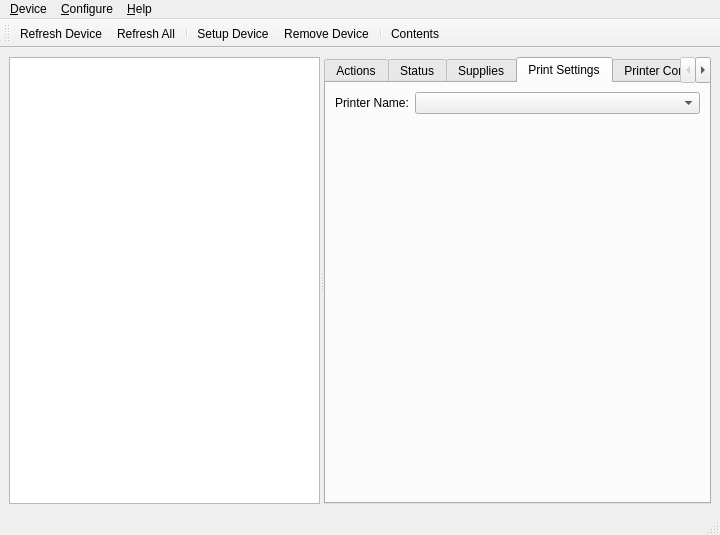
<ui version="4.0" >
 <class>MainWindow</class>
 <widget class="QMainWindow" name="MainWindow" >
  <property name="windowModality" >
   <enum>Qt::ApplicationModal</enum>
  </property>
  <property name="geometry" >
   <rect>
    <x>0</x>
    <y>0</y>
    <width>720</width>
    <height>535</height>
   </rect>
  </property>
  <property name="windowTitle" >
   <string>HP Device Manager</string>
  </property>
  <widget class="QWidget" name="centralwidget" >
   <layout class="QGridLayout" >
    <item row="0" column="0" >
     <widget class="QSplitter" name="splitter" >
      <property name="orientation" >
       <enum>Qt::Horizontal</enum>
      </property>
      <widget class="QListWidget" name="DeviceList" >
       <property name="movement" >
        <enum>QListView::Free</enum>
       </property>
       <property name="flow" >
        <enum>QListView::TopToBottom</enum>
       </property>
       <property name="resizeMode" >
        <enum>QListView::Adjust</enum>
       </property>
       <property name="spacing" >
        <number>10</number>
       </property>
       <property name="viewMode" >
        <enum>QListView::IconMode</enum>
       </property>
       <property name="uniformItemSizes" >
        <bool>true</bool>
       </property>
       <property name="wordWrap" >
        <bool>true</bool>
       </property>
       <property name="selectionRectVisible" >
        <bool>false</bool>
       </property>
      </widget>
      <widget class="QTabWidget" name="Tabs" >
       <property name="sizePolicy" >
        <sizepolicy vsizetype="Expanding" hsizetype="Fixed" >
         <horstretch>0</horstretch>
         <verstretch>0</verstretch>
        </sizepolicy>
       </property>
       <property name="currentIndex" >
        <number>3</number>
       </property>
       <widget class="QWidget" name="Actions" >
        <attribute name="title" >
         <string>Actions</string>
        </attribute>
        <layout class="QGridLayout" >
         <item row="0" column="0" >
          <widget class="QListWidget" name="ActionsList" >
           <property name="spacing" >
            <number>10</number>
           </property>
           <property name="viewMode" >
            <enum>QListView::ListMode</enum>
           </property>
           <property name="uniformItemSizes" >
            <bool>true</bool>
           </property>
           <property name="wordWrap" >
            <bool>true</bool>
           </property>
          </widget>
         </item>
        </layout>
       </widget>
       <widget class="QWidget" name="Status" >
        <attribute name="title" >
         <string>Status</string>
        </attribute>
        <layout class="QGridLayout" >
         <item row="0" column="0" >
          <layout class="QHBoxLayout" >
           <item>
            <spacer>
             <property name="orientation" >
              <enum>Qt::Horizontal</enum>
             </property>
             <property name="sizeHint" >
              <size>
               <width>21</width>
               <height>40</height>
              </size>
             </property>
            </spacer>
           </item>
           <item>
            <widget class="QLabel" name="LCD" >
             <property name="sizePolicy" >
              <sizepolicy vsizetype="Fixed" hsizetype="Fixed" >
               <horstretch>0</horstretch>
               <verstretch>0</verstretch>
              </sizepolicy>
             </property>
             <property name="minimumSize" >
              <size>
               <width>254</width>
               <height>40</height>
              </size>
             </property>
             <property name="maximumSize" >
              <size>
               <width>254</width>
               <height>40</height>
              </size>
             </property>
             <property name="text" >
              <string/>
             </property>
            </widget>
           </item>
           <item>
            <spacer>
             <property name="orientation" >
              <enum>Qt::Horizontal</enum>
             </property>
             <property name="sizeHint" >
              <size>
               <width>21</width>
               <height>40</height>
              </size>
             </property>
            </spacer>
           </item>
          </layout>
         </item>
         <item row="1" column="0" >
          <widget class="QTableWidget" name="StatusTable" />
         </item>
        </layout>
       </widget>
       <widget class="QWidget" name="Supplies" >
        <attribute name="title" >
         <string>Supplies</string>
        </attribute>
        <layout class="QGridLayout" >
         <item row="0" column="0" >
          <widget class="QTableWidget" name="SuppliesTable" />
         </item>
        </layout>
       </widget>
       <widget class="QWidget" name="Settings" >
        <attribute name="title" >
         <string>Print Settings</string>
        </attribute>
        <layout class="QGridLayout" >
         <item row="0" column="0" >
          <layout class="QHBoxLayout" >
           <item>
            <widget class="QLabel" name="PrintSettingsPrinterNameLabel" >
             <property name="text" >
              <string>Printer Name:</string>
             </property>
            </widget>
           </item>
           <item>
            <widget class="QComboBox" name="PrintSettingsPrinterNameCombo" >
             <property name="sizePolicy" >
              <sizepolicy vsizetype="Fixed" hsizetype="Expanding" >
               <horstretch>0</horstretch>
               <verstretch>0</verstretch>
              </sizepolicy>
             </property>
            </widget>
           </item>
          </layout>
         </item>
         <item row="1" column="0" >
          <widget class="PrintSettingsToolbox" name="PrintSettingsToolbox" >
           <property name="currentIndex" >
            <number>-1</number>
           </property>
          </widget>
         </item>
        </layout>
       </widget>
       <widget class="QWidget" name="Control" >
        <attribute name="title" >
         <string>Printer Control</string>
        </attribute>
        <layout class="QGridLayout" >
         <item row="0" column="0" >
          <layout class="QHBoxLayout" >
           <item>
            <widget class="QLabel" name="PrintControlPrinterNameLabel" >
             <property name="text" >
              <string>Printer Name:</string>
             </property>
            </widget>
           </item>
           <item>
            <widget class="QComboBox" name="PrintControlPrinterNameCombo" >
             <property name="sizePolicy" >
              <sizepolicy vsizetype="Fixed" hsizetype="Expanding" >
               <horstretch>0</horstretch>
               <verstretch>0</verstretch>
              </sizepolicy>
             </property>
            </widget>
           </item>
          </layout>
         </item>
         <item row="1" column="0" >
          <widget class="QGroupBox" name="groupBox" >
           <property name="title" >
            <string>Printer/Queue Control</string>
           </property>
           <layout class="QGridLayout" >
            <item row="0" column="0" >
             <widget class="QPushButton" name="StartStopButton" >
              <property name="text" >
               <string>Stop Printer</string>
              </property>
             </widget>
            </item>
            <item row="0" column="1" >
             <widget class="QPushButton" name="AcceptRejectButton" >
              <property name="text" >
               <string>Reject Jobs</string>
              </property>
             </widget>
            </item>
            <item row="0" column="2" >
             <widget class="QPushButton" name="SetDefaultButton" >
              <property name="text" >
               <string>Set as Default</string>
              </property>
             </widget>
            </item>
           </layout>
          </widget>
         </item>
         <item row="2" column="0" >
          <widget class="QGroupBox" name="groupBox_2" >
           <property name="title" >
            <string>Job Queue</string>
           </property>
           <layout class="QGridLayout" >
            <item row="0" column="0" >
             <widget class="QTableWidget" name="JobTable" />
            </item>
           </layout>
          </widget>
         </item>
        </layout>
       </widget>
      </widget>
     </widget>
    </item>
   </layout>
  </widget>
  <widget class="QMenuBar" name="menubar" >
   <property name="geometry" >
    <rect>
     <x>0</x>
     <y>0</y>
     <width>720</width>
     <height>26</height>
    </rect>
   </property>
   <widget class="QMenu" name="menuDevice" >
    <property name="title" >
     <string>&amp;Device</string>
    </property>
    <addaction name="DeviceSettingsAction" />
    <addaction name="separator" />
    <addaction name="DeviceRefreshAction" />
    <addaction name="RefreshAllAction" />
    <addaction name="separator" />
    <addaction name="SetupDeviceAction" />
    <addaction name="RemoveDeviceAction" />
    <addaction name="separator" />
    <addaction name="QuitAction" />
   </widget>
   <widget class="QMenu" name="menuConfigure" >
    <property name="title" >
     <string>&amp;Configure</string>
    </property>
    <addaction name="PreferencesAction" />
   </widget>
   <widget class="QMenu" name="menuHelp" >
    <property name="title" >
     <string>&amp;Help</string>
    </property>
    <addaction name="ContentsAction" />
    <addaction name="AboutAction" />
   </widget>
   <addaction name="menuDevice" />
   <addaction name="menuConfigure" />
   <addaction name="menuHelp" />
  </widget>
  <widget class="QStatusBar" name="statusbar" />
  <widget class="QToolBar" name="toolBar" >
   <property name="windowTitle" >
    <string>toolBar_2</string>
   </property>
   <attribute name="toolBarArea" >
    <enum>TopToolBarArea</enum>
   </attribute>
   <attribute name="toolBarBreak" >
    <bool>false</bool>
   </attribute>
   <addaction name="DeviceRefreshAction" />
   <addaction name="RefreshAllAction" />
   <addaction name="separator" />
   <addaction name="SetupDeviceAction" />
   <addaction name="RemoveDeviceAction" />
   <addaction name="separator" />
   <addaction name="ContentsAction" />
  </widget>
  <action name="QuitAction" >
   <property name="text" >
    <string>Quit</string>
   </property>
  </action>
  <action name="PreferencesAction" >
   <property name="text" >
    <string>Preferences...</string>
   </property>
  </action>
  <action name="AboutAction" >
   <property name="text" >
    <string>About...</string>
   </property>
  </action>
  <action name="ContentsAction" >
   <property name="text" >
    <string>Contents...</string>
   </property>
  </action>
  <action name="DeviceSettingsAction" >
   <property name="enabled" >
    <bool>false</bool>
   </property>
   <property name="text" >
    <string>Settings...</string>
   </property>
  </action>
  <action name="DeviceRefreshAction" >
   <property name="text" >
    <string>Refresh Device</string>
   </property>
  </action>
  <action name="RefreshAllAction" >
   <property name="text" >
    <string>Refresh All</string>
   </property>
  </action>
  <action name="SetupDeviceAction" >
   <property name="text" >
    <string>Setup Device...</string>
   </property>
  </action>
  <action name="RemoveDeviceAction" >
   <property name="text" >
    <string>Remove Device...</string>
   </property>
  </action>
 </widget>
 <customwidgets>
  <customwidget>
   <class>PrintSettingsToolbox</class>
   <extends>QToolBox</extends>
   <header>printsettingstoolbox.h</header>
   <container>1</container>
  </customwidget>
 </customwidgets>
 <resources/>
 <connections/>
</ui>
